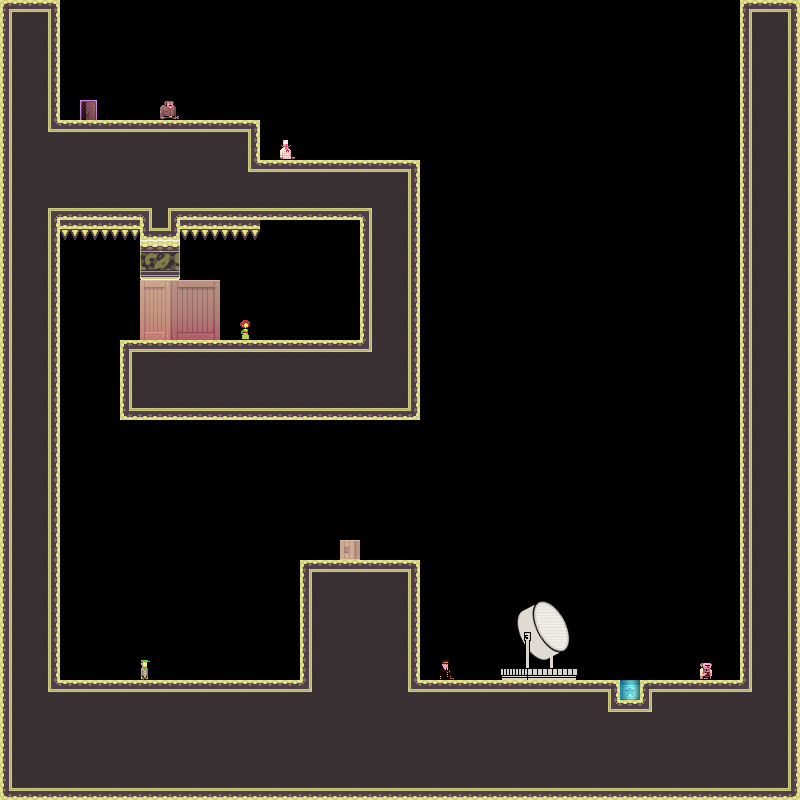

This is a level from a 2D game, rendered from its Tiled map with the project's own tilesets. A one-line summary and the map file follow, with tile-layer data summarised:
An orthogonal 40x40 tile map with 20x20 px tiles, 1 tile layer (bg) and 5 objects.

<map version="1.0" orientation="orthogonal" width="40" height="40" tilewidth="20" tileheight="20">
 <tileset firstgid="1" name="tiles_military" tilewidth="20" tileheight="20">
  <image source="../../../../XNAModeContent/Lemonade/tiles_military.png" width="400" height="400" />
  <terraintypes>
   <terrain name="solid" tile="151" />
   <terrain name="hollow" tile="94" />
  </terraintypes>
  <tile id="8" terrain=",,,1" />
  <tile id="9" terrain=",,1,1" />
  <tile id="10" terrain=",,1,1" />
  <tile id="11" terrain=",,1,1" />
  <tile id="12" terrain=",,1,1" />
  <tile id="13" terrain=",,1,1" />
  <tile id="14" terrain=",,1," />
  <tile id="15" terrain="1,1,1," />
  <tile id="16" terrain="1,1,,1" />
  <tile id="28" terrain=",1,,1" />
  <tile id="34" terrain="1,,1," />
  <tile id="35" terrain="1,,1,1" />
  <tile id="36" terrain=",1,1,1" />
  <tile id="48" terrain=",1,,1" />
  <tile id="54" terrain="1,,1," />
  <tile id="68" terrain=",1,,1" />
  <tile id="74" terrain="1,,1," />
  <tile id="88" terrain=",1,,1" />
  <tile id="94" terrain="1,,1," />
  <tile id="108" terrain=",1,,1" />
  <tile id="114" terrain="1,,1," />
  <tile id="128" terrain=",1,," />
  <tile id="129" terrain="1,1,," />
  <tile id="130" terrain="1,1,," />
  <tile id="131" terrain="1,1,," />
  <tile id="132" terrain="1,1,," />
  <tile id="133" terrain="1,1,," />
  <tile id="134" terrain="1,,," />
  <tile id="148" terrain=",,,0" />
  <tile id="149" terrain=",,0,0" />
  <tile id="150" terrain=",,0," />
  <tile id="151" terrain="0,0,0," />
  <tile id="152" terrain="0,0,," />
  <tile id="153" terrain="0,0,,0" />
  <tile id="168" terrain=",0,,0" />
  <tile id="170" terrain="0,,0," />
  <tile id="171" terrain="0,,0," />
  <tile id="173" terrain=",0,,0" />
  <tile id="188" terrain=",0,," />
  <tile id="189" terrain="0,0,," />
  <tile id="190" terrain="0,,," />
  <tile id="191" terrain="0,,0,0" />
  <tile id="192" terrain=",,0,0" />
  <tile id="193" terrain=",0,0,0" />
  <tile id="194" terrain="0,0,0,0" />
  <tile id="195" terrain="1,1,1,1" />
  <tile id="356">
   <properties>
    <property name="LargeCrate" value="" />
   </properties>
  </tile>
  <tile id="380">
   <properties>
    <property name="Andre" value="" />
   </properties>
  </tile>
  <tile id="381">
   <properties>
    <property name="Liselot" value="" />
   </properties>
  </tile>
  <tile id="382">
   <properties>
    <property name="Amsterdaam" value="" />
   </properties>
  </tile>
  <tile id="383">
   <properties>
    <property name="Worker" value="" />
   </properties>
  </tile>
  <tile id="384">
   <properties>
    <property name="Inspector" value="" />
   </properties>
  </tile>
  <tile id="385">
   <properties>
    <property name="Chef" value="" />
   </properties>
  </tile>
  <tile id="386">
   <properties>
    <property name="Exit" value="" />
   </properties>
  </tile>
  <tile id="387">
   <properties>
    <property name="Trampoline" value="" />
   </properties>
  </tile>
  <tile id="388">
   <properties>
    <property name="SmallCrate" value="" />
   </properties>
  </tile>
  <tile id="389">
   <properties>
    <property name="SugarBag" value="" />
   </properties>
  </tile>
 </tileset>
 <layer name="bg" width="40" height="40">
  <data>[1600 cells, 710 non-empty, 87 distinct tile ids]</data>
 </layer>
 <objectgroup name="boxes" width="40" height="40">
  <object x="420" y="240">
   <polyline points="0,0 0,340" />
  </object>
  <object x="520" y="260">
   <polyline points="0,0 0,280" />
  </object>
  <object x="620" y="280">
   <polyline points="0,0 0,240" />
  </object>
  <object x="680" y="300">
   <polyline points="0,0 0,200" />
  </object>
  <object x="60" y="340">
   <polyline points="0,0 0,260" />
  </object>
 </objectgroup>
</map>
